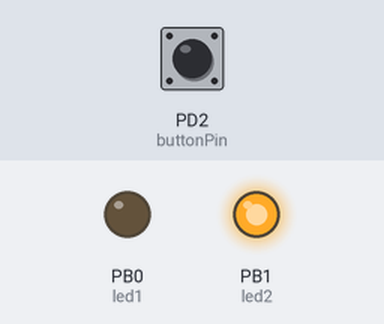
Bench run of a program on a simulated ATmega328P, built with avr-gcc and emulated at 16 MHz. Parts: output pins drawn as LEDs (lit = HIGH). The test bench sets the inputs (shaded band); at power-on: PD2 (buttonPin) LOW.

Above: at 1.2 s.
1.3 s: PD2 (buttonPin) pulled HIGH for 3.2 s
At 4.0 s:
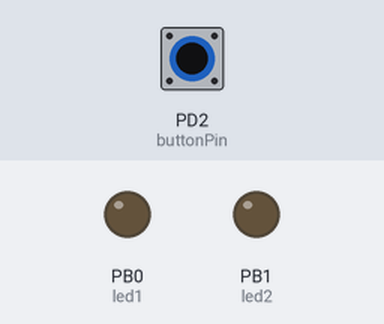
6.0 s: PD2 (buttonPin) pulled HIGH for 0.15 s
At 6.3 s:
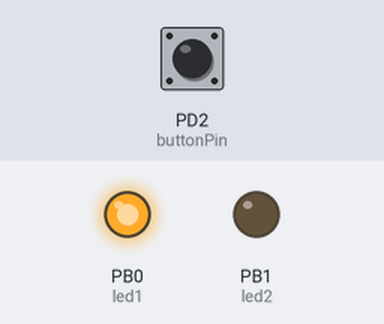
7.6 s: PD2 (buttonPin) pulled HIGH for 1 s
At 8.8 s:
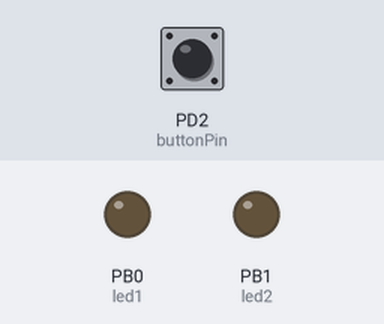
Timing chart, 0 to 10.6 s (numbered marks = the images above; inputs shaded):
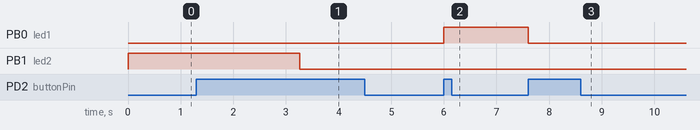

Measured:
- after the input at 1.3 s, PB1 (led2): HIGH → LOW after 2.0 s
- after the input at 6.0 s, PB0 (led1): LOW → HIGH at once
- after the input at 7.6 s, PB0 (led1): HIGH → LOW at once

The program:

main.c
```c
/*
 * Interrup for toggle led.c
 *
 * Created: 19/08/2023 04:02:07 PM
 * Author : Dell
 */
#define F_CPU 16000000UL
#include <avr/io.h>
#include <util/delay.h>
#include <avr/interrupt.h>

#define buttonPin PD2
#define led1 PB0
#define led2 PB1

int main(void)
{
	//set buttonPin pin ast an INPUT
	DDRD &= ~(1<<buttonPin);
	//set led1 as an OUTPUT
	DDRB |= (1<<led1) | (1<<led2);
	//configure interrupt
	EICRA |= (1<<ISC11); //interrupt on Falling edge
	EIMSK |= (1<<INT0); //Enable INT0 External intterrupt.
	sei(); //Global Interrupt enable


    /* Replace with your application code */
    while (1)
    {
		PORTB |= (1<<led2);
		_delay_ms(2000);
		PORTB &= ~(1<<led2);
		_delay_ms(2000);
    }
	return 0;
}

ISR(INT0_vect){
	if(PIND & (1<<buttonPin)){
		PORTB ^= (1<<led1);
	}
	while(PIND & (1<<buttonPin));

}
```
